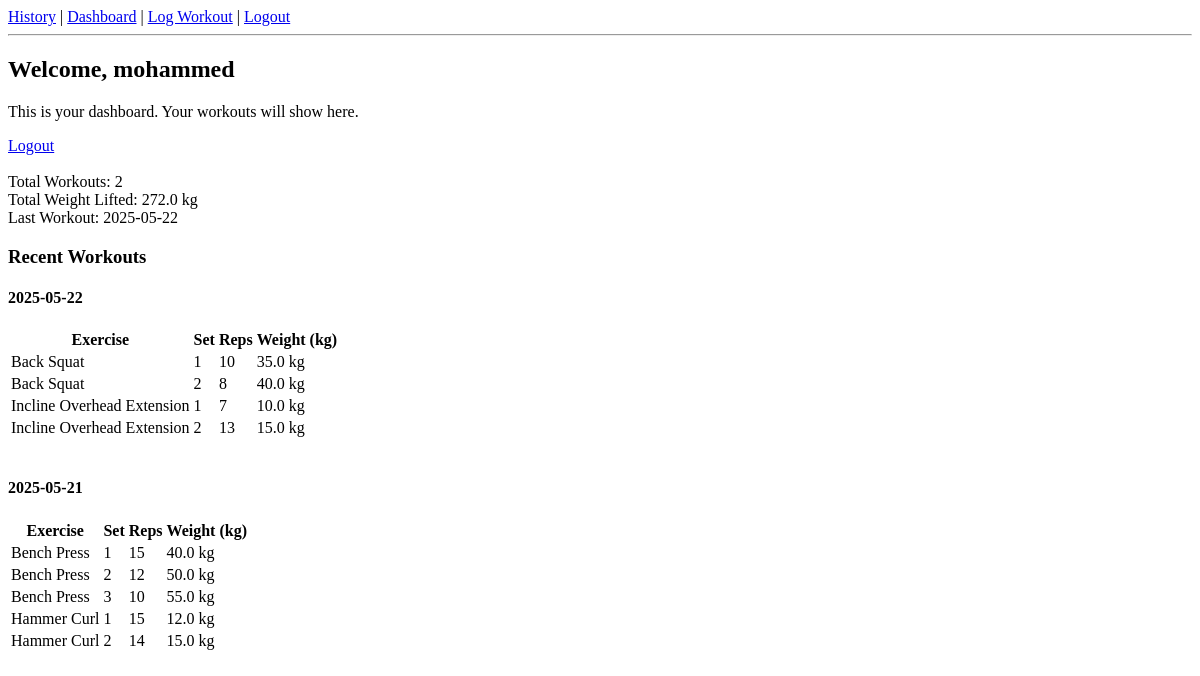
The page /dashboard (signed in) on the database as committed earlier.
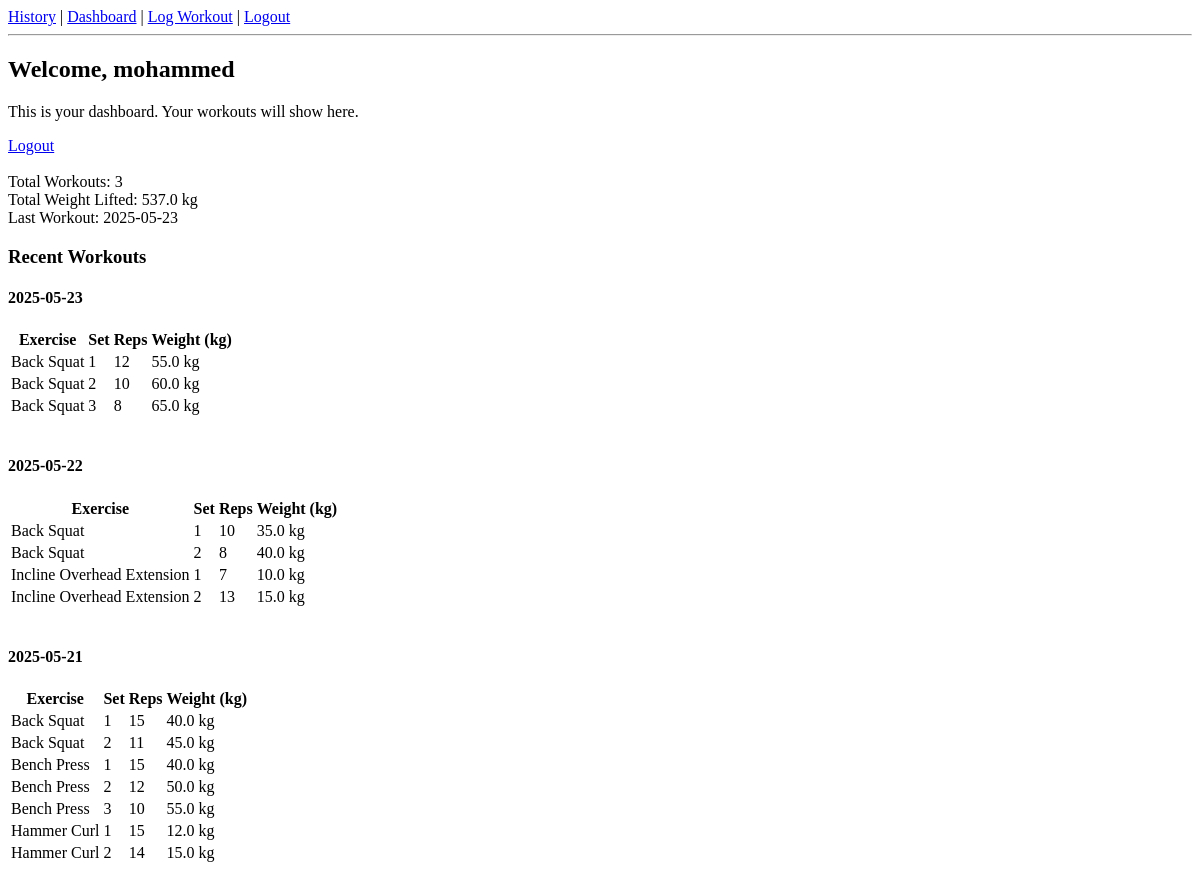
The same page on the database as committed later.
### tables this page shows
CREATE TABLE workouts (
            id INTEGER PRIMARY KEY AUTOINCREMENT,
            user_id INTEGER,
            date TEXT NOT NULL,
            exercise TEXT NOT NULL,
            set_number INTEGER NOT NULL,
            reps INTEGER NOT NULL,
            weight REAL,
            notes TEXT,
            FOREIGN KEY (user_id) REFERENCES users(id)
        );

### app.py (the view)
@app.route('/dashboard')
def dashboard():
    if 'user' not in session:
        return redirect('/login')
    username = session['user']
    user_id = session['user_id']
    conn = sqlite3.connect('workout_tracker.db')
    c = conn.cursor()
    c.execute('''SELECT COUNT(DISTINCT date), COALESCE (SUM(weight), 0), MAX(date)
              FROM workouts WHERE user_id = ?''', (user_id,))
    summary = c.fetchone()
    c.execute('''SELECT DISTINCT date FROM workouts
              WHERE user_id = ? ORDER BY date DESC LIMIT 5''', (user_id,))
    recent_dates = [row[0] for row in c.fetchall()]
    recent_workouts = {}
    for date in recent_dates:
        c.execute('''SELECT exercise, set_number, reps, weight
                  FROM workouts
                  WHERE user_id = ? AND date = ?
                  ORDER BY exercise, set_number''', (user_id, date))
        recent_workouts[date] = c.fetchall()
    conn.close()
    return render_template('dashboard.html', username=username, recent_workouts=recent_workouts, summary=summary)

### templates/dashboard.html
{% extends "base.html" %}
{% block content %}
    <h2>Welcome, {{ username }}</h2>
    <p>This is your dashboard. Your workouts will show here.</p>
    <a href="/logout">Logout</a><br><br>
    <div class="summary-cards">
        <div>Total Workouts: {{ summary[0] or 0 }}</div>
        <div>Total Weight Lifted: {{ summary[1] or 0 }} kg</div>
        <div>Last Workout: {{ summary[2] or 'N/A' }}</div>
    </div>
    <h3>Recent Workouts</h3>
    {% for date, workouts in recent_workouts.items() %}
        <h4>{{ date }}</h4>
        <table>
            <tr>
                <th>Exercise</th>
                <th>Set</th>
                <th>Reps</th>
                <th>Weight (kg)</th>
            </tr>
            {% for ex in workouts %}
            <tr>
                <td>{{ ex[0] }}</td>
                <td>{{ ex[1] }}</td>
                <td>{{ ex[2] }}</td>
                <td>{{ ex[3] }} kg</td>
            </tr>
            {% endfor %}
        </table>
        <br>
    {% else %}
        <p>No recent workouts. Start training!</p>
    {% endfor %}
{% endblock %}

### templates/base.html (shortened to what this page needs)
<!DOCTYPE html>
<html>
<head>
    <link rel="stylesheet" href="{{ url_for('static', filename='style.css') }}">
</head>
<body>
    <nav>
        <a href="/history">History</a> |
        <a href="/dashboard">Dashboard</a> |
        <a href="/log_workout">Log Workout</a> |
        <a href="/logout">Logout</a>
    </nav>
    <hr>
    <div>
        {% block content %}
        {% endblock %}
    </div>
</body>
</html>

Rows that differ between the two databases and show on the page:
added workouts: exercise "Back Squat", set_number "1", reps "12", weight "55.0", shown under "2025-05-23"
added workouts: exercise "Back Squat", set_number "2", reps "10", weight "60.0", shown under "2025-05-23"
added workouts: exercise "Back Squat", set_number "3", reps "8", weight "65.0", shown under "2025-05-23"
added workouts: exercise "Back Squat", set_number "1", reps "15", weight "40.0", shown under "2025-05-21"
added workouts: exercise "Back Squat", set_number "2", reps "11", weight "45.0", shown under "2025-05-21"
Other text that changed with them:
{{ summary[0] or 0 }}: "2" → "3"
{{ summary[1] or 0 }}: "272.0" → "537.0"
{{ summary[2] or 'N/A' }}: "2025-05-22" → "2025-05-23"
new list line: "2025-05-23 Exercise Set Reps Weight (kg)"
